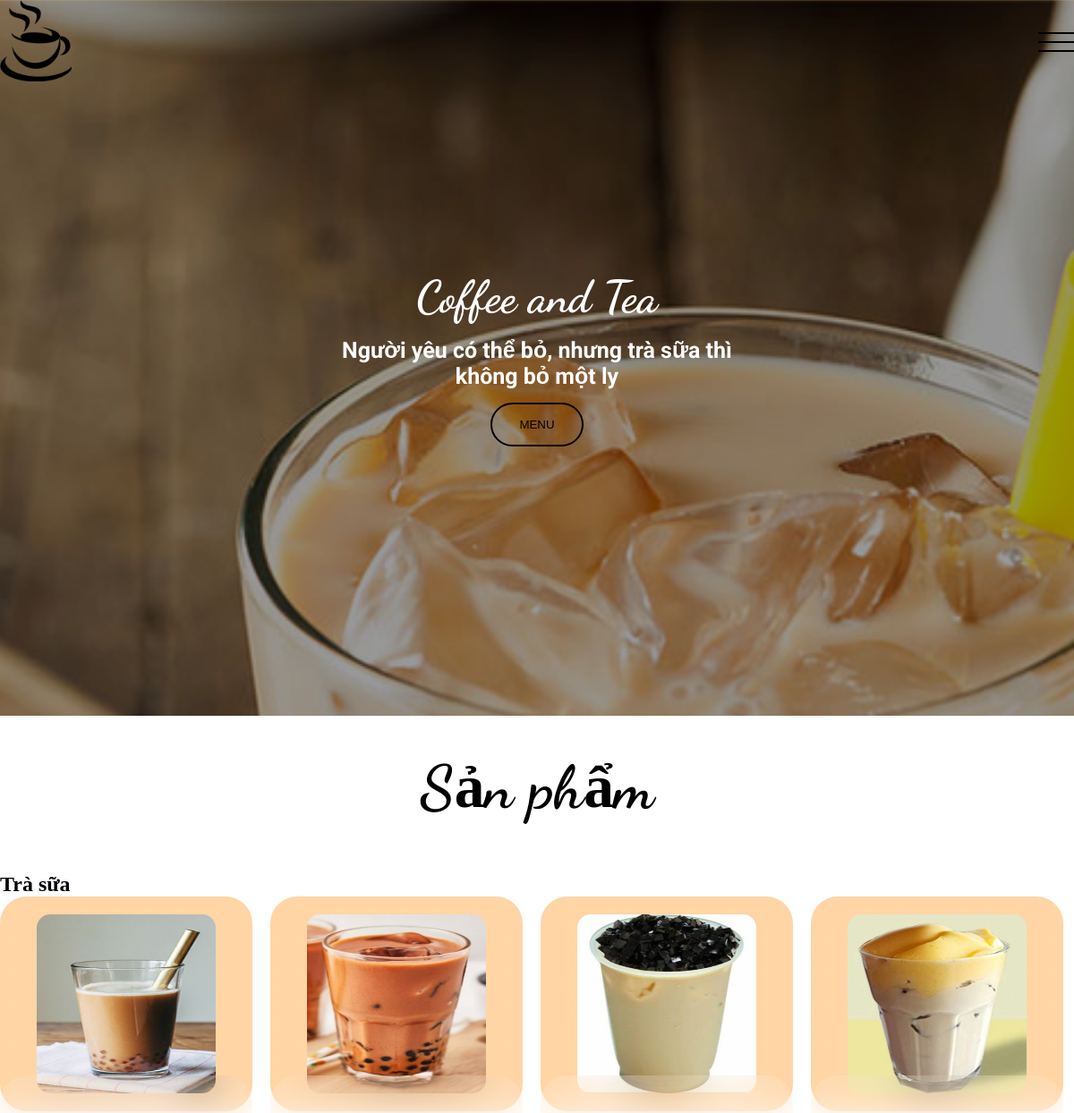
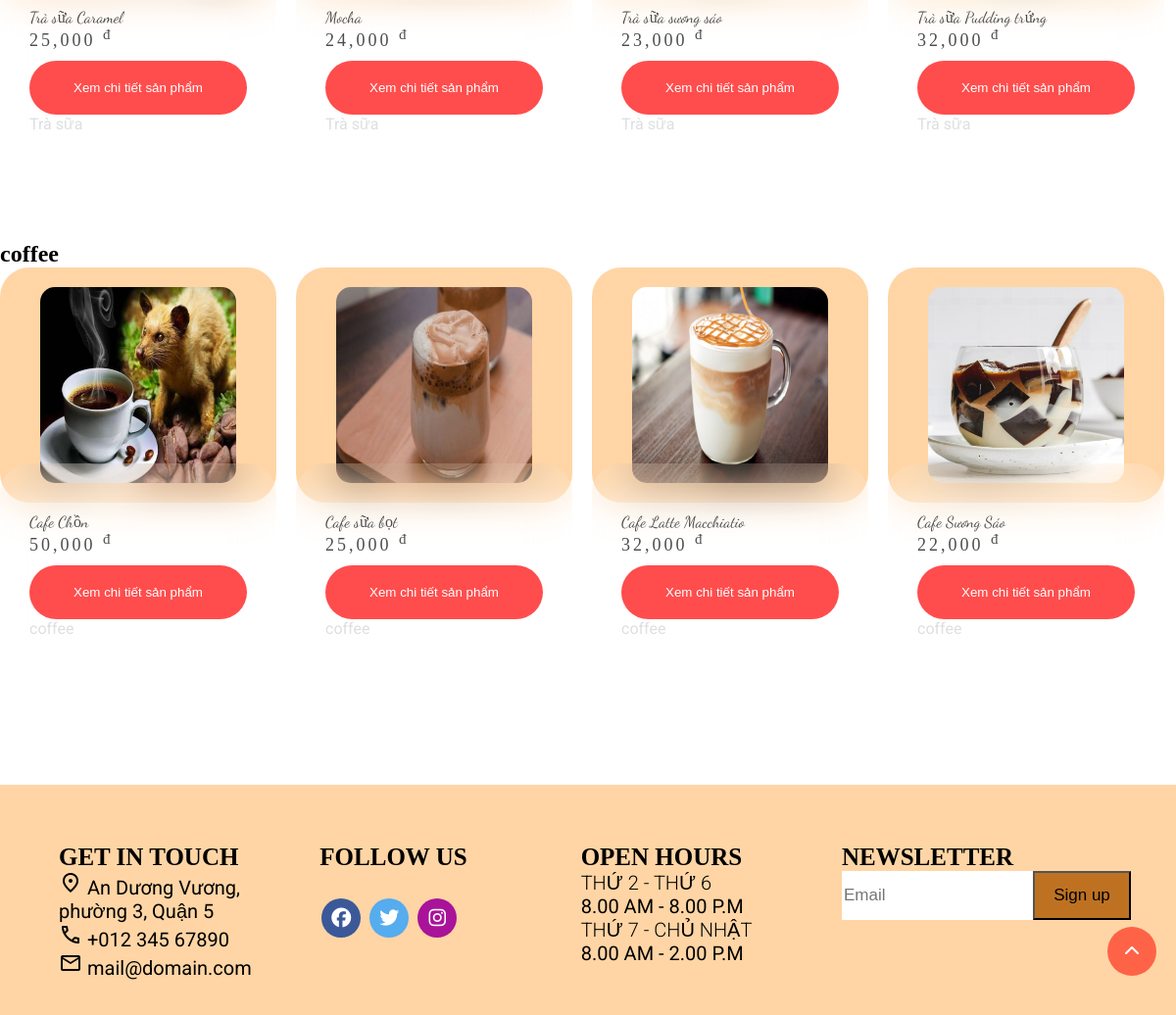
The page / on the database its author committed (2 pictures, top to bottom).
### tables this page shows
CREATE TABLE `danhmuc` (
  `id_danhmuc` int(11) NOT NULL,
  `ten_danhmuc` varchar(200) NOT NULL
);

CREATE TABLE `sanpham` (
  `id_sanpham` varchar(200) NOT NULL,
  `tensp` varchar(200) NOT NULL,
  `hinhanh` varchar(50) NOT NULL,
  `price` float NOT NULL,
  `soluong` int(11) NOT NULL,
  `tinhtrang` int(11) NOT NULL,
  `id_danhmuc` int(11) NOT NULL
);

### trangchu.php (the view, shortened to what this page needs)
<section class="big-image">
    <div class="big-image-content">
        <h2>Coffee and Tea</h2>
        <p>Người yêu có thể bỏ, nhưng trà sữa thì không bỏ một ly</p>
        <button class="big-image-content-btn btn"><a href="index.php?quanly=menu&id=1">MENU</a></button>
</section>
<section class="mid section-pading">
    <div class="container1">
        <div class="row">
            <div class="section-title">
                <h2>Sản phẩm</h2>
            </div>
        </div>
        <?php
          $sql_danhmuc = "SELECT * FROM danhmuc ";
          $query_danhmuc = mysqli_query($conn, $sql_danhmuc);
          while ($row = mysqli_fetch_array($query_danhmuc)) {
            $id =$row['id_danhmuc'];
        ?>
        <div class="row">
            <b><h2><?php echo $row['ten_danhmuc']?></h2> </b>
         <?php
        $sql_product = "SELECT * FROM sanpham,danhmuc where sanpham.id_danhmuc=$id AND sanpham.tinhtrang=1 order by sanpham.id_danhmuc desc limit 4";
        $query_product = mysqli_query($conn, $sql_product);
        ?>
            <div class="list">
                <?php
                while ($row_danhmuc = mysqli_fetch_array($query_product)) {
                ?>
                    <div class="item">
                        <div class="img_item">
                            <img src="./resources/css/img/<?php echo $row_danhmuc['hinhanh'] ?>">
                        </div>
                        <div class="content">
                            <div class="title-item"><?php echo $row_danhmuc['tensp'] ?></div>
                            <div class="price"><?php echo number_format($row_danhmuc['price']) ?> <sup>đ</sup></div>
                            <a href="index.php?quanly=dt&id=<?php echo $row_danhmuc['id_sanpham'] ?>"><input type="button" value="Xem chi tiết sản phẩm"></a>
                            <p style="color:#d1d1d1"><?php echo $row['ten_danhmuc'] ?></p>
                        </div>
                    </div>
                <?php
                }
            }
                ?>
            </div>
        </div>
    </div>
</section>

### index.php (shortened to what this page needs)
<!DOCTYPE html>
<html lang="en">
<head>
    <link rel="stylesheet" href="./resources/css/header-footer-web.css">
    <link rel="stylesheet" href="./resources/css/trangchu-sanpham.css">
    <link rel="stylesheet" href="https://cdnjs.cloudflare.com/ajax/libs/font-awesome/4.7.0/css/font-awesome.min.css">
    <link href='https://unpkg.com/boxicons@2.1.4/css/boxicons.min.css' rel='stylesheet'>
</head>
<body>
    <?php
    include "./sidebar.php";
    ?>
    <?php
    include "./main.php";
    ?>
    <div id="back-top">
        <i class="fa-solid fa-chevron-up"></i>
    </div>
    <?php
      include "./footer.php";
    ?>
</body>
</html>

### sidebar.php (shortened to what this page needs)
<section class="top">
    <header>
        <div class="container">
            <div class="row justifile-content">
                <div class="log">
                    <a href="index.php?quanly=main"><img src="./resources/css/img/logo.jpg" alt=""></a>
                </div>
                <div class="menu-bar">
                    <span></span>
                </div>
            </div>
        </div>
    </header>
</section>

### main.php
<?php
          if(isset($_GET['quanly']))
          {
            $tam = $_GET['quanly'];
          }else{
            $tam = '';
          }
          if($tam == 'main' ){
            include "./trangchu.php";
          }elseif($tam == 'menu'){
            include "./Trasua.php";
          }elseif($tam== 'giohang'){
            include "./cart.php";
          }elseif($tam == 'dt'){
            include "dt_product.php";
          }elseif($tam=='timkiem'){
            include "./timkiem.php";
          }elseif($tam=='camon'){
          include "./camon.php";
          }elseif($tam=='trang'){
          include "Trasua.php";
          }
          elseif($tam=='thaydoimatkhau'){
            include "./account.php";
          }else{
            include "./trangchu.php";
          }
?>

### footer.php (shortened to what this page needs)
<link rel="stylesheet" href="./resources/css/footer.css">
<section class="footer-web ">
    <div class="phancuoi ">
        <div class="khung">
            <h1 class="tieude">GET IN TOUCH</h1>
            <p>
                <span class="material-symbols-outlined">
                </span>
                An Dương Vương, phường 3, Quận 5
            </p>
            <p>
                <span class="material-symbols-outlined">
                </span>
                +012 345 67890
            </p>
            <p>
                <span class="material-symbols-outlined">
                </span>
                mail@domain.com
            </p>
        </div>
        <div class="khung">
            <h1 class="tieude">FOLLOW US</h1>
            <br>
            <a href="https://www.facebook.com/nguyenchuong010866az" class="fa fa-facebook"></a>
            <a href="twi" class="fa fa-twitter"></a>
            <a href="https://www.instagram.com/nguyenchuong010866az/" class="fa fa-instagram"></a>
        </div>
        <div class="khung">
            <h1 class="tieude">OPEN HOURS</h1>
            <div class="khunggio">
                <h3>THỨ 2 - THỨ 6</h3>
                <p>8.00 AM - 8.00 P.M</p>
                <h3>THỨ 7 - CHỦ NHẬT</h3>
                <p>8.00 AM - 2.00 P.M </p>
            </div>
        </div>
        <div class="khung">
            <h1 class="tieude">NEWSLETTER</h1>
            <div class="email">
                <div>
                    <input type="text" class="input" placeholder="Email">
                </div>
                <div>
                    <button class="buttons">Sign up</button>
                </div>
            </div>
        </div>
    </div>
</section>

### resources/css/header-footer-web.css (style rules this page uses)
:root { --main-color:rgba(255, 180, 94, 0.557); --sub-color:black; --text-color:rgb(255, 255, 255); }
* { margin: 0; padding: 0; outline: none; box-sizing: border-box; }
.big-image-content a { color:var(--sub-color); }
.btn { background-color: transparent; padding: 15px 30px; border:2px solid var(--sub-color); border-radius: 50px ; color: var(--sub-color); cursor: pointer; transition: all 0.3s ease; }
a { text-decoration: none; }
.section-pading { padding:40px 0; }
.justifile-content { justify-content: space-between; }
.container { margin: auto; max-width: 1200px; }
.row { display:flex; flex-wrap: wrap; }
.top { background-color: transparent; position: fixed; width: 100vw; z-index: 99; }
.top::before { content:""; display: block; position: absolute; width: 100%; height: 100%; background-color: var(--main-color); z-index: -1; transform :translateY(-100%) ; }
.top .log img { width:80px; }
.top .menu-bar { display: flex; justify-content: center; align-items: center; cursor: pointer; transition: all 0.3s ease; }
.top .menu-bar span { display: block; height: 2px; width: 40px; background-color: var(--sub-color); position: relative; }
.top .menu-bar span::before { height: 100%; width: 100%; content: ""; display: block; transform: translateY(-10px); position: absolute; background-color: var(--sub-color); transition: all 0.3s ease; }
.top .menu-bar span::after { height: 100%; width: 100%; content: ""; display: block; transform: translateY(10px); position: absolute; background-color: var(--sub-color); transition: all 0.3s ease; }
#back-top { width: 50px; height: 50px; background-color: tomato; color:#fff; display: flex; justify-content: center; align-items: center; border-radius: 50%; position:fixed; bottom: 40px; right: 20px; cursor: pointer; }

### resources/css/trangchu-sanpham.css (style rules this page uses)
.big-image { display: flex; justify-content: center; align-items: center; max-width: auto; height: 100vh; position: relative; overflow: hidden; }
.big-image::before { content: ""; display: block; position: absolute; width: 100%; height: 100%; background-image: url("./img/big-image.jpg"); background-position: center; background-repeat: no-repeat; background-attachment: fixed; background-size: cover; z-index: -2; animation: Inout 5s infinite; }
.big-image::after { content: ""; display: block; position: absolute; width: 100%; height: 100%; background-color:black ; opacity: 0.4; z-index: -2; }
.big-image .big-image-content { text-align: center; max-width: 500px; }
.big-image .big-image-content h2 { font-size: 50px; color: var(--text-color); font-family: 'Dancing Script', cursive; }
.big-image .big-image-content p { font-size: 25px; color: var(--text-color); font-weight: bold; margin: 15px 0; }
.container1 { margin: auto; max-width: 1200px; }
.mid .section-title { width:100%; text-align: center; font-size: 45px; font-family: 'Dancing Script', cursive; }
.list { display: grid; grid-template-columns:282px 282px 282px 282px ; column-gap: 20px; }
.item .img_item img { width: 200px; height: 200px; transition: 0.5s; border-radius: 15px; }
.item .img_item { background-image: linear-gradient(to top right, rgba(255, 180, 94, 0.557),rgba(255, 180, 94, 0.557)); padding:20px; display:flex; justify-content: center; align-items: center; border-radius: 30px; }
.item .content { background-color: #ffffff24; border-radius: 30px; padding:50px 30px; transform: translate(0,-50px); backdrop-filter: blur(20px); color: rgb(0, 0, 0); }
.title-item { font-family: 'Dancing Script', cursive; }
.item .content { opacity: .7; margin: 10px 0; }
.item .content .price { font-size: large; letter-spacing: 3px; margin-bottom: 10px; }
.item .content input[type="button"] { background-color:red ; padding: 20px; color:white; width: 100%; border: none; border-radius: 30px; }
#back-top { width: 50px; height: 50px; background-color: tomato; color:#fff; display: flex; justify-content: center; align-items: center; border-radius: 50%; position:fixed; bottom: 40px; right: 20px; cursor: pointer; }

### rows shown on the page
danhmuc: ten_danhmuc "Trà sữa"
sanpham: hinhanh (picture), tensp "Trà sữa Caramel", price "25,000", id_danhmuc.ten_danhmuc "Trà sữa"
sanpham: hinhanh (picture), tensp "Mocha", price "24,000", id_danhmuc.ten_danhmuc "Trà sữa"
sanpham: hinhanh (picture), tensp "Trà sữa sương sáo", price "23,000", id_danhmuc.ten_danhmuc "Trà sữa"
sanpham: hinhanh (picture), tensp "Trà sữa Pudding trứng", price "32,000", id_danhmuc.ten_danhmuc "Trà sữa"
danhmuc: ten_danhmuc "coffee"
sanpham: hinhanh (picture), tensp "Cafe Chồn", price "50,000", id_danhmuc.ten_danhmuc "coffee"
sanpham: hinhanh (picture), tensp "Cafe sữa bọt", price "25,000", id_danhmuc.ten_danhmuc "coffee"
sanpham: hinhanh (picture), tensp "Cafe Latte Macchiatio", price "32,000", id_danhmuc.ten_danhmuc "coffee"
sanpham: hinhanh (picture), tensp "Cafe Sương Sáo", price "22,000", id_danhmuc.ten_danhmuc "coffee"
